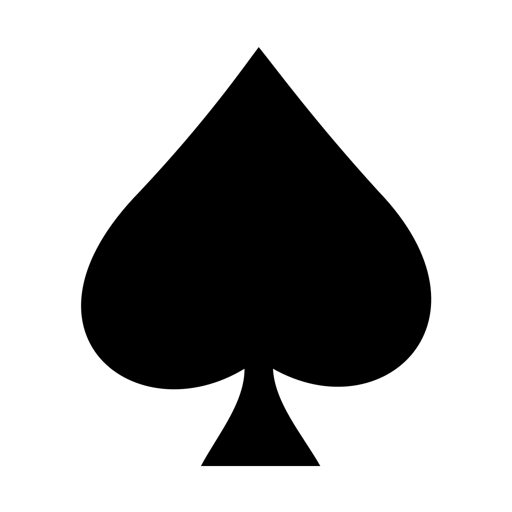
#> input picture opencv_study/ch1~13/ch08/ch08/spades.png, 512 x 512 px
$ python matchshape.py
#> lines starting #> are read from the running program, lines starting #| are printed output that depends on the picture; after the words box and inside, x2 and y2 are one past the last pixel; in counts of white or black regions, pixels touching at a corner belong together
import sys
import numpy as np
import cv2

'''
모멘트(moment) : 영상의 형태를 표현하는 일련의 실수 값.
                특정 함수집학과의 상관관계(correlation) 형태로 계산.

Hu의 7개 불변 모멘트
    - 3차 이하의 정규화된 중심 모멘트를 조합하여 만든 7개의 모멘트 값
    - 영상의 <크기,회전,이동,대칭> 변환에 불변. (그외의 변환에는 좋은 결과 기대하기 어려움.)

cv2.matchShapes(contour1, contour2, method, parameter) -> retval
contour : 1,2번째 외곽선 또는 그레이스케일 영상.
method : 비교 방법 지정. cv2.CONTOURS_MATCH_I1 또는 I2, I3
parameter : 사용x (0)
retval : 두 외곽선 또는 그레이스케일 영상 사이의 거리
'''


# 영상 불러오기
obj = cv2.imread('spades.png', cv2.IMREAD_GRAYSCALE)
#> obj is the input picture: shape (512, 512); min 0, max 255, mean 174.4
src = cv2.imread('symbols.png', cv2.IMREAD_GRAYSCALE)
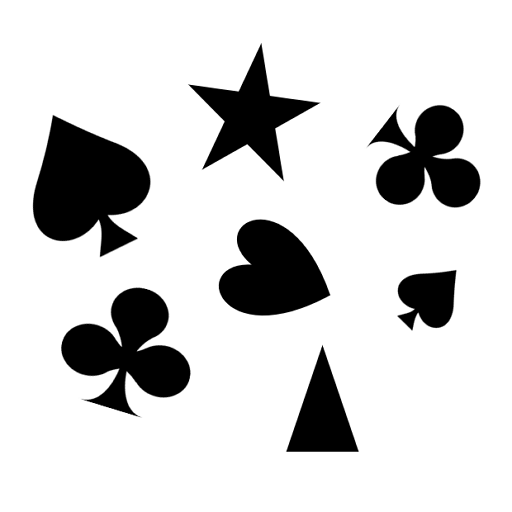
#> input picture opencv_study/ch1~13/ch08/ch08/symbols.png, 512 x 512 px
#> src is the input picture: shape (512, 512); min 0, max 255, mean 210.9

if src is None or obj is None:
    print('Image load failed!')
    sys.exit()

# 객체 영상 외곽선 검출
_, obj_bin = cv2.threshold(obj, 128, 255, cv2.THRESH_BINARY_INV)  #이진화후 사용
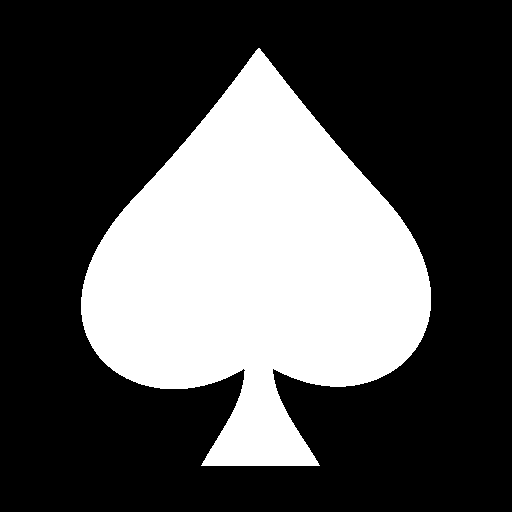
#> obj_bin: shape (512, 512); 31.6% white; 1 white region
obj_contours, _ = cv2.findContours(obj_bin, cv2.RETR_EXTERNAL, cv2.CHAIN_APPROX_NONE)
#> obj_contours = 1 contour; box (x1, y1, x2, y2) and area: (81, 48, 431, 466) 82267
obj_pts = obj_contours[0]
#> obj_pts = contour of 1210 points, box (x1, y1, x2, y2) (81, 48, 431, 466), area 82267

# 입력 영상 분석
_, src_bin = cv2.threshold(src, 128, 255, cv2.THRESH_BINARY_INV)  # 이진화후 사용
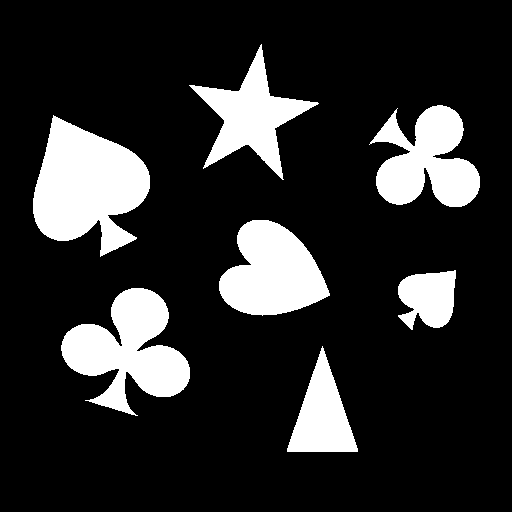
#> src_bin: shape (512, 512); 17.3% white; 7 white regions
contours, _ = cv2.findContours(src_bin, cv2.RETR_EXTERNAL, cv2.CHAIN_APPROX_NONE)
#> contours = 7 contours; box (x1, y1, x2, y2) and area: (33, 115, 150, 257) 10148, (61, 288, 190, 416) 8331, (219, 220, 330, 316) 7014, (369, 105, 480, 207) 6608, (189, 44, 319, 180) 5582, (287, 346, 358, 452) 3743, (398, 270, 456, 330) 2488

# 결과 영상
dst = cv2.cvtColor(src, cv2.COLOR_GRAY2BGR)

# 입력 영상의 모든 객체 영역에 대해서
for pts in contours:
    if cv2.contourArea(pts) < 1000:
        continue  #노이즈제거

    rc = cv2.boundingRect(pts)
    cv2.rectangle(dst, rc, (255, 0, 0), 1)

    # 모양 비교
    dist = cv2.matchShapes(obj_pts, pts, cv2.CONTOURS_MATCH_I3, 0)

    #일치율 표시(작을수록 일치)

    cv2.putText(dst, str(round(dist, 4)), (rc[0], rc[1] - 3),
                cv2.FONT_HERSHEY_SIMPLEX, 0.6, (255, 0, 0), 1, cv2.LINE_AA)

    if dist < 0.1:
        cv2.rectangle(dst, rc, (0, 0, 255), 2)
#> this loop made 7 passes
#> (rc, dist) on passes 1 to 7: ((287, 346, 71, 106), 0.505), ((61, 288, 129, 128), 0.227), ((398, 270, 58, 60), 0.0439), ((219, 220, 111, 96), 0.181), ((33, 115, 117, 142), 0.0155), ((369, 105, 111, 102), 0.228), ((189, 44, 130, 136), 0.126)
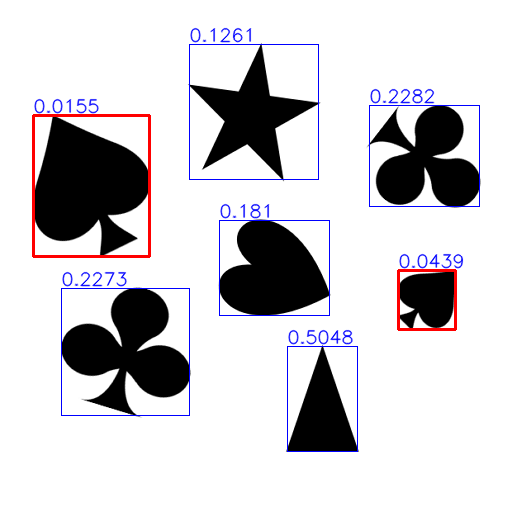
#> dst: shape (512, 512, 3); 2.92% of pixels changed, all inside (x1, y1, x2, y2) = (32, 27, 480, 452)

cv2.imshow('obj', obj)
cv2.imshow('dst', dst)
cv2.waitKey(0)
